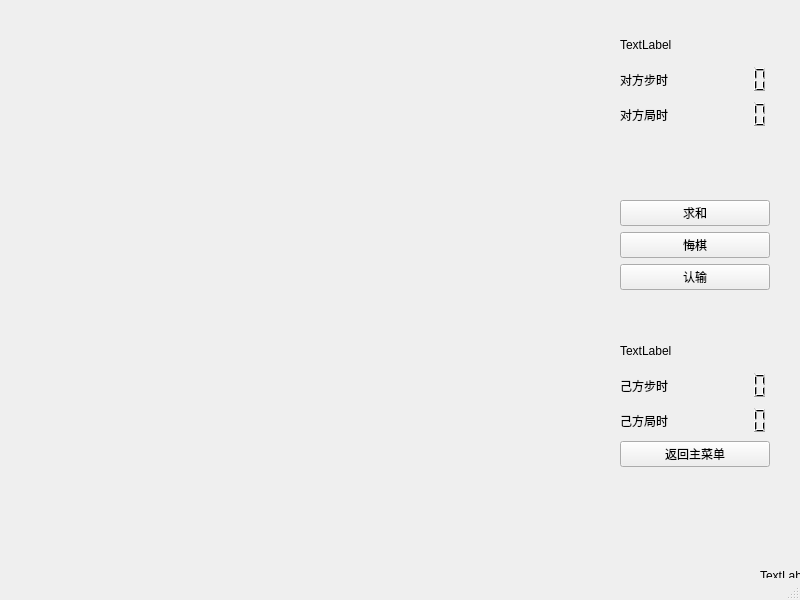
<?xml version="1.0" encoding="UTF-8"?>
<ui version="4.0">
 <class>battlepage</class>
 <widget class="QMainWindow" name="battlepage">
  <property name="geometry">
   <rect>
    <x>0</x>
    <y>0</y>
    <width>800</width>
    <height>600</height>
   </rect>
  </property>
  <property name="windowTitle">
   <string>欢乐五子棋</string>
  </property>
  <widget class="QWidget" name="centralwidget">
   <widget class="QWidget" name="layoutWidget">
    <property name="geometry">
     <rect>
      <x>620</x>
      <y>30</y>
      <width>150</width>
      <height>437</height>
     </rect>
    </property>
    <layout class="QVBoxLayout" name="verticalLayout_5">
     <item>
      <layout class="QVBoxLayout" name="verticalLayout_4" stretch="3,2,6,0,3">
       <item>
        <layout class="QVBoxLayout" name="verticalLayout">
         <item>
          <widget class="QLabel" name="Lbl_EnemyName">
           <property name="text">
            <string>TextLabel</string>
           </property>
          </widget>
         </item>
         <item>
          <layout class="QHBoxLayout" name="horizontalLayout">
           <item>
            <widget class="QLabel" name="Lbl_EnemyStepTime">
             <property name="text">
              <string>对方步时</string>
             </property>
            </widget>
           </item>
           <item>
            <widget class="QLCDNumber" name="lcdNumber_EnemyStepTime">
             <property name="frameShape">
              <enum>QFrame::NoFrame</enum>
             </property>
             <property name="intValue" stdset="0">
              <number>0</number>
             </property>
            </widget>
           </item>
          </layout>
         </item>
         <item>
          <layout class="QHBoxLayout" name="horizontalLayout_2">
           <item>
            <widget class="QLabel" name="Lbl_EnemyGameTime">
             <property name="text">
              <string>对方局时</string>
             </property>
            </widget>
           </item>
           <item>
            <widget class="QLCDNumber" name="lcdNumber_EnemyGameTime">
             <property name="frameShape">
              <enum>QFrame::NoFrame</enum>
             </property>
            </widget>
           </item>
          </layout>
         </item>
        </layout>
       </item>
       <item>
        <spacer name="verticalSpacer">
         <property name="orientation">
          <enum>Qt::Vertical</enum>
         </property>
         <property name="sizeHint" stdset="0">
          <size>
           <width>20</width>
           <height>40</height>
          </size>
         </property>
        </spacer>
       </item>
       <item>
        <layout class="QVBoxLayout" name="verticalLayout_3">
         <item>
          <widget class="QPushButton" name="Btn_SeekPeace">
           <property name="text">
            <string>求和</string>
           </property>
          </widget>
         </item>
         <item>
          <widget class="QPushButton" name="Btn_RepentSetp">
           <property name="text">
            <string>悔棋</string>
           </property>
          </widget>
         </item>
         <item>
          <widget class="QPushButton" name="Btn_ConfessChess">
           <property name="text">
            <string>认输</string>
           </property>
          </widget>
         </item>
        </layout>
       </item>
       <item>
        <spacer name="verticalSpacer_2">
         <property name="orientation">
          <enum>Qt::Vertical</enum>
         </property>
         <property name="sizeHint" stdset="0">
          <size>
           <width>20</width>
           <height>40</height>
          </size>
         </property>
        </spacer>
       </item>
       <item>
        <layout class="QVBoxLayout" name="verticalLayout_2">
         <item>
          <widget class="QLabel" name="Lbl_MyName">
           <property name="text">
            <string>TextLabel</string>
           </property>
          </widget>
         </item>
         <item>
          <layout class="QHBoxLayout" name="horizontalLayout_3">
           <item>
            <widget class="QLabel" name="Lbl_MyStepTime">
             <property name="text">
              <string>己方步时</string>
             </property>
            </widget>
           </item>
           <item>
            <widget class="QLCDNumber" name="lcdNumber_MyStepTime">
             <property name="frameShape">
              <enum>QFrame::NoFrame</enum>
             </property>
             <property name="frameShadow">
              <enum>QFrame::Raised</enum>
             </property>
            </widget>
           </item>
          </layout>
         </item>
         <item>
          <layout class="QHBoxLayout" name="horizontalLayout_4">
           <item>
            <widget class="QLabel" name="Lbl_MyGameTime">
             <property name="text">
              <string>己方局时</string>
             </property>
            </widget>
           </item>
           <item>
            <widget class="QLCDNumber" name="lcdNumber_MyGameTime">
             <property name="frameShape">
              <enum>QFrame::NoFrame</enum>
             </property>
            </widget>
           </item>
          </layout>
         </item>
        </layout>
       </item>
      </layout>
     </item>
     <item>
      <widget class="QPushButton" name="Btn_Return">
       <property name="text">
        <string>返回主菜单</string>
       </property>
      </widget>
     </item>
    </layout>
   </widget>
   <widget class="QLabel" name="label">
    <property name="geometry">
     <rect>
      <x>760</x>
      <y>570</y>
      <width>54</width>
      <height>12</height>
     </rect>
    </property>
    <property name="text">
     <string>TextLabel</string>
    </property>
   </widget>
  </widget>
  <widget class="QMenuBar" name="menubar">
   <property name="geometry">
    <rect>
     <x>0</x>
     <y>0</y>
     <width>800</width>
     <height>21</height>
    </rect>
   </property>
  </widget>
  <widget class="QStatusBar" name="statusbar"/>
 </widget>
 <resources/>
 <connections/>
</ui>
